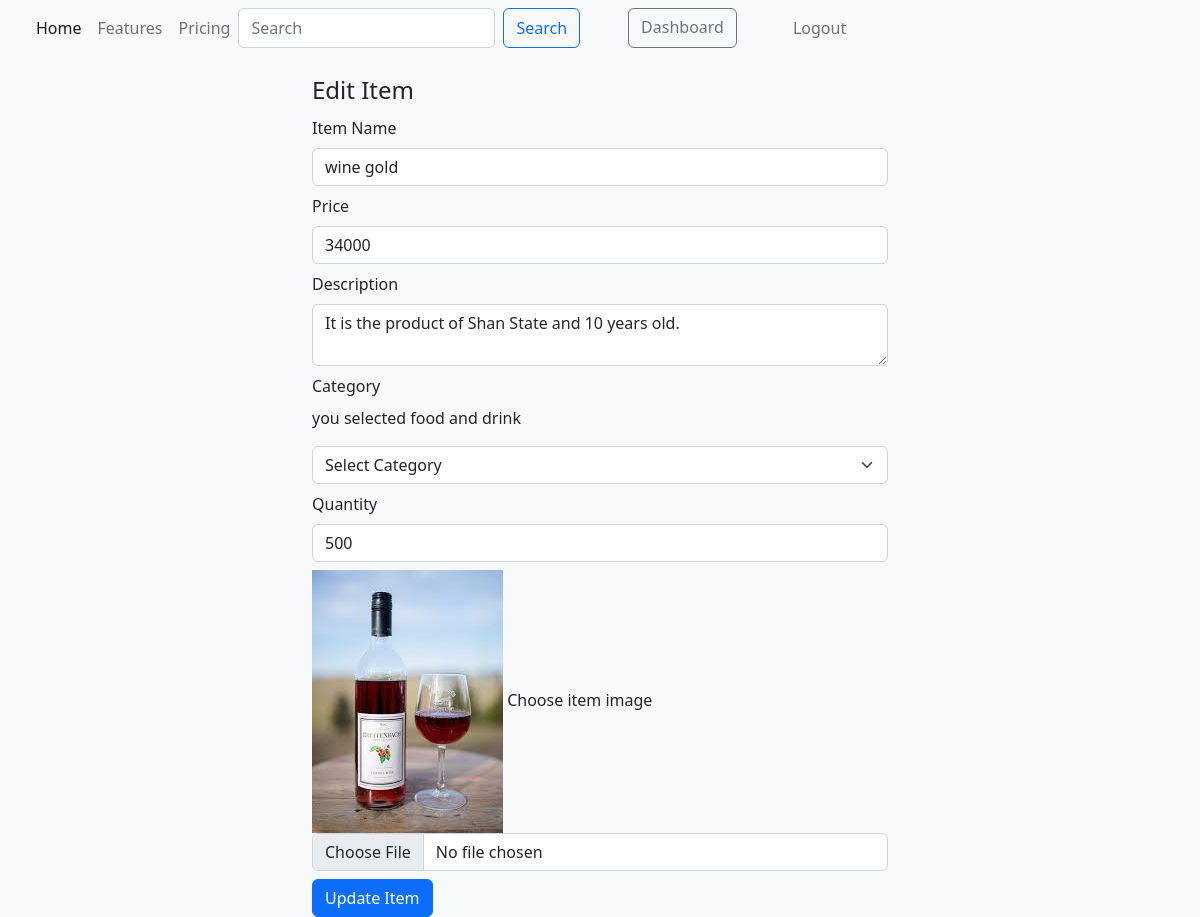
Page /editItem.php?eid=1 (signed in) on the committed database.
### tables this page shows
CREATE TABLE `item` (
  `item_id` int(11) NOT NULL,
  `iname` varchar(120) DEFAULT NULL,
  `price` float DEFAULT NULL,
  `description` varchar(120) DEFAULT NULL,
  `quantity` int(11) DEFAULT NULL,
  `img_path` varchar(120) DEFAULT NULL,
  `category` int(11) DEFAULT NULL
);

CREATE TABLE `category` (
  `cid` int(11) NOT NULL,
  `cname` varchar(120) DEFAULT NULL
);

### editItem.php (the view, shortened to what this page needs)
<?php
require_once "dbconn.php";
if(isset($_GET['eid']))
{
    $item_id = $_GET['eid'];
    try{
            $sql = "select i.item_id, i.iname,
		            i.price, i.description,
		            i.quantity, i.img_path, c.cname as category
                        from item i, category c
                    where i.category = c.cid AND
                    i.item_id = ?";
                   $stmt = $conn->prepare($sql);
                   $stmt->execute([$item_id]);
                   $item = $stmt->fetch();
    }catch(PDOException $e)
    {
        echo $e->getMessage();
    }
}
?>
<!DOCTYPE html>
<html lang="en">
<head>
    <link rel="stylesheet" href="https://cdn.jsdelivr.net/npm/bootstrap@5.2.3/dist/css/bootstrap.min.css">
</head>
<body class="bg-light">
    <div class="container-fluid">
        <div class="row">
            <?php require_once "navbar.php"; ?>
        </div>
        <div class="row">
            <div class="col-md-6 mx-auto">
                <form class="form mt-2 pt-2" enctype="multipart/form-data" method="post" action="<?php echo $_SERVER['PHP_SELF']; ?>">
                    <fieldset>
                        <legend>Edit Item</legend>
                        <div class="mb-2">
                            <label for="itemName" class="form-label">Item Name</label>
                            <input type="text" class="form-control" name="itemName" value="<?php  echo $item['iname']; ?>">
                        </div>
                        <div class="mb-2">
                            <label for="price" class="form-label">Price</label>
                            <input type="number" class="form-control" name="price" value="<?php  echo $item['price']; ?>" >
                        </div>
                        <div class="mb-2">
                            <label for="description" class="form-label">Description</label>
                            <textarea name="description"  class="form-control" ><?php  echo $item['description']; ?></textarea>
                        </div>
                        <div class="mb-2">
                            <label for="category" class="form-label">Category</label>
                            <p>you selected <?php echo $item['category']; ?></p>
                            <select name="category" class="form-select">
                                <option value="">Select Category</option>
                            </select>
                        </div>
                        <div class="mb-2">
                            <label for="quantity" class="form-label">Quantity</label>
                            <input type="number" class="form-control" name="quantity" value="<?php echo $item['quantity']; ?>" >
                        </div>
                        <div class="mb-2">
                            <img src="<?php echo $item['img_path']; ?>" alt="">
                            <label for="img" class="form-label">Choose item image</label>
                            <input type="file" class="form-control" name="img">
                        </div>
                      <button type="submit" class="btn btn-primary" name="updateItem">Update Item</button>
                    </fieldset>
                </form>
            </div>
        </div>
    </div>
</body>
</html>

### rows in the picture
item: itemName "wine gold", price "34000", description "It is the product of Shan State and 10 years old.", category.cname "food and drink", quantity "500", img_path (picture)
